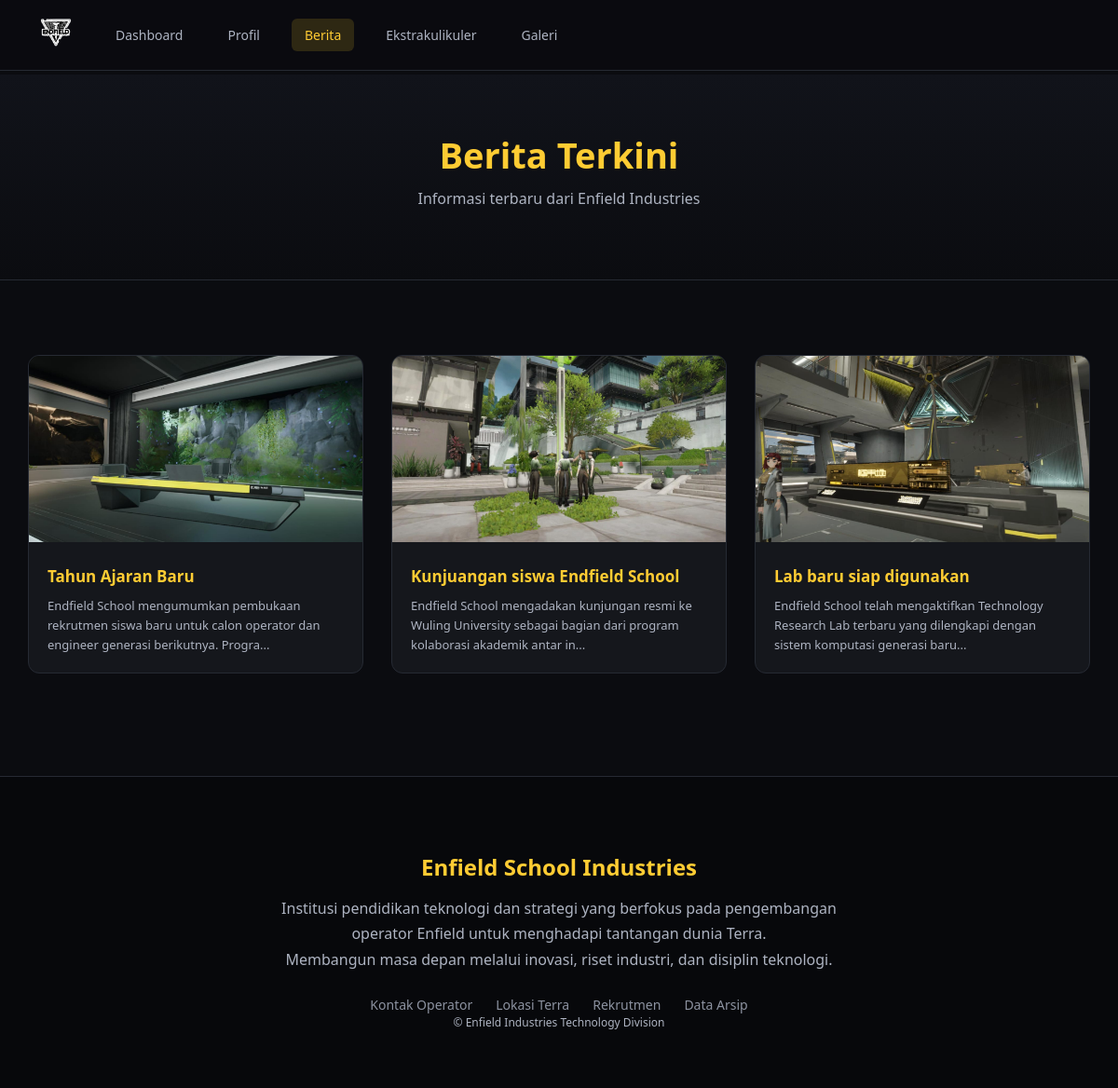
Page /berita.php on the committed database.
### tables this page shows
CREATE TABLE `berita` (
  `id` int(11) NOT NULL,
  `judul` varchar(255) NOT NULL,
  `isi` text NOT NULL,
  `gambar` varchar(255) DEFAULT NULL,
  `created_at` datetime DEFAULT current_timestamp()
);

### berita.php (the view, shortened to what this page needs)
<?php
require_once 'koneksi.php';
$berita = [];
$result = mysqli_query($koneksi, "SELECT * FROM berita ORDER BY created_at DESC");
while ($row = mysqli_fetch_assoc($result)) {
    $berita[] = [
        "judul" => $row['judul'],
        "isi" => $row['isi'],
        "image" => $row['gambar']
    ];
}
?>
<!DOCTYPE html>
<html>
<head>
</head>
<body>
<div class="navbar">
    <div class="navbar-left">
        <div class="navbar-logo">
            <img src="media/enfieldlogo.png" alt="Logo">
        </div>
        <div class="nav-links">
            <a href="dashboard.php">Dashboard</a>
            <a href="profil.php">Profil</a>
            <a href="berita.php" class="active">Berita</a>
            <a href="ekstrakulikuler.php">Ekstrakulikuler</a>
            <a href="galeri.php">Galeri</a>
        </div>
    </div>
</div>
<div class="page-header">
    <h1>Berita Terkini</h1>
    <p>Informasi terbaru dari Enfield Industries</p>
</div>
<div class="section">
    <div class="berita-grid">
        <?php foreach($berita as $item): ?>
        <div class="berita-card">
            <img src="<?php echo $item['image']; ?>" alt="<?php echo $item['judul']; ?>">
            <div class="berita-info">
                <h3><?php echo $item['judul']; ?></h3>
                <p><?php echo substr($item['isi'], 0, 120); ?>...</p>
            </div>
        </div>
        <?php endforeach; ?>
    </div>
</div>
<div class="footer">
<h2>Enfield School Industries</h2>
<p>
Institusi pendidikan teknologi dan strategi
yang berfokus pada pengembangan operator Enfield
untuk menghadapi tantangan dunia Terra.
</p>
<p>
Membangun masa depan melalui inovasi,
riset industri,
dan disiplin teknologi.
</p>
<div class="footer-links">
<a href="#">Kontak Operator</a>
<a href="#">Lokasi Terra</a>
<a href="#">Rekrutmen</a>
<a href="#">Data Arsip</a>
</div>
<p class="copyright">
© Enfield Industries Technology Division
</p>
</div>
</body>
</html>

### berita.php (style rules this page uses)
:root { --bg-main:#0b0c10; --bg-card:#15171c; --bg-nav:rgba(10,10,15,0.8); --gold:#ffcc33; --text-main:#ffffff; --text-soft:#aeb4c2; --border:#262a33; }
body { margin:0; font-family:Segoe UI,Arial; background:var(--bg-main); color:var(--text-main); }
.navbar { padding:15px 40px; display:flex; justify-content:space-between; align-items:center; background:var(--bg-nav); border-bottom:1px solid var(--border); position:fixed; top:0; left:0; right:0; z-index:1000; }
.navbar-left { display:flex; gap:30px; align-items:center; }
.navbar-logo img { height:40px; }
.nav-links { display:flex; gap:20px; }
.navbar a { color:var(--text-soft); text-decoration:none; padding:8px 14px; border-radius:6px; transition:.3s; font-size:14px; }
.navbar a.active { color:var(--gold); background:rgba(255,204,51,.15); }
.page-header { margin-top:80px; padding:60px 20px; text-align:center; background:linear-gradient(180deg,#11131a,#0b0c10); border-bottom:1px solid var(--border); }
.page-header h1 { margin:0; color:var(--gold); font-size:38px; }
.page-header p { color:var(--text-soft); margin-top:10px; }
.section { max-width:1200px; margin:auto; padding:50px 30px; }
.berita-grid { display:grid; grid-template-columns:repeat(auto-fit,minmax(280px,1fr)); gap:30px; margin-top:30px; }
.berita-card { background:var(--bg-card); border-radius:12px; overflow:hidden; border:1px solid var(--border); transition:.3s; }
.berita-card img { width:100%; height:200px; object-fit:cover; transition:.4s; }
.berita-info { padding:20px; }
.berita-card h3 { margin:0 0 10px; color:var(--gold); font-size:17px; }
.berita-card p { margin:0; color:var(--text-soft); font-size:13px; line-height:1.6; }
.footer { background:#07080b; padding:60px 20px; text-align:center; border-top:1px solid var(--border); margin-top:60px; }
.footer h2 { color:var(--gold); margin-bottom:15px; }
.footer p { color:var(--text-soft); max-width:600px; margin:auto; line-height:1.7; }
.footer-links { display:flex; justify-content:center; gap:25px; margin-top:25px; }
.footer-links a { color:#8d93a1; text-decoration:none; font-size:14px; transition:.3s; }
.copyright { margin-top:30px; font-size:12px; color:#6f7580; }

### rows in the picture
berita: gambar (picture), judul "Tahun Ajaran Baru", isi "Endfield School mengumumkan pembukaan rekrutmen siswa baru untuk calon operator dan engineer generasi berikutnya. Progra"
berita: gambar (picture), judul "Kunjuangan siswa Endfield School", isi "Endfield School mengadakan kunjungan resmi ke Wuling University sebagai bagian dari program kolaborasi akademik antar in"
berita: gambar (picture), judul "Lab baru siap digunakan", isi "Endfield School telah mengaktifkan Technology Research Lab terbaru yang dilengkapi dengan sistem komputasi generasi baru"
